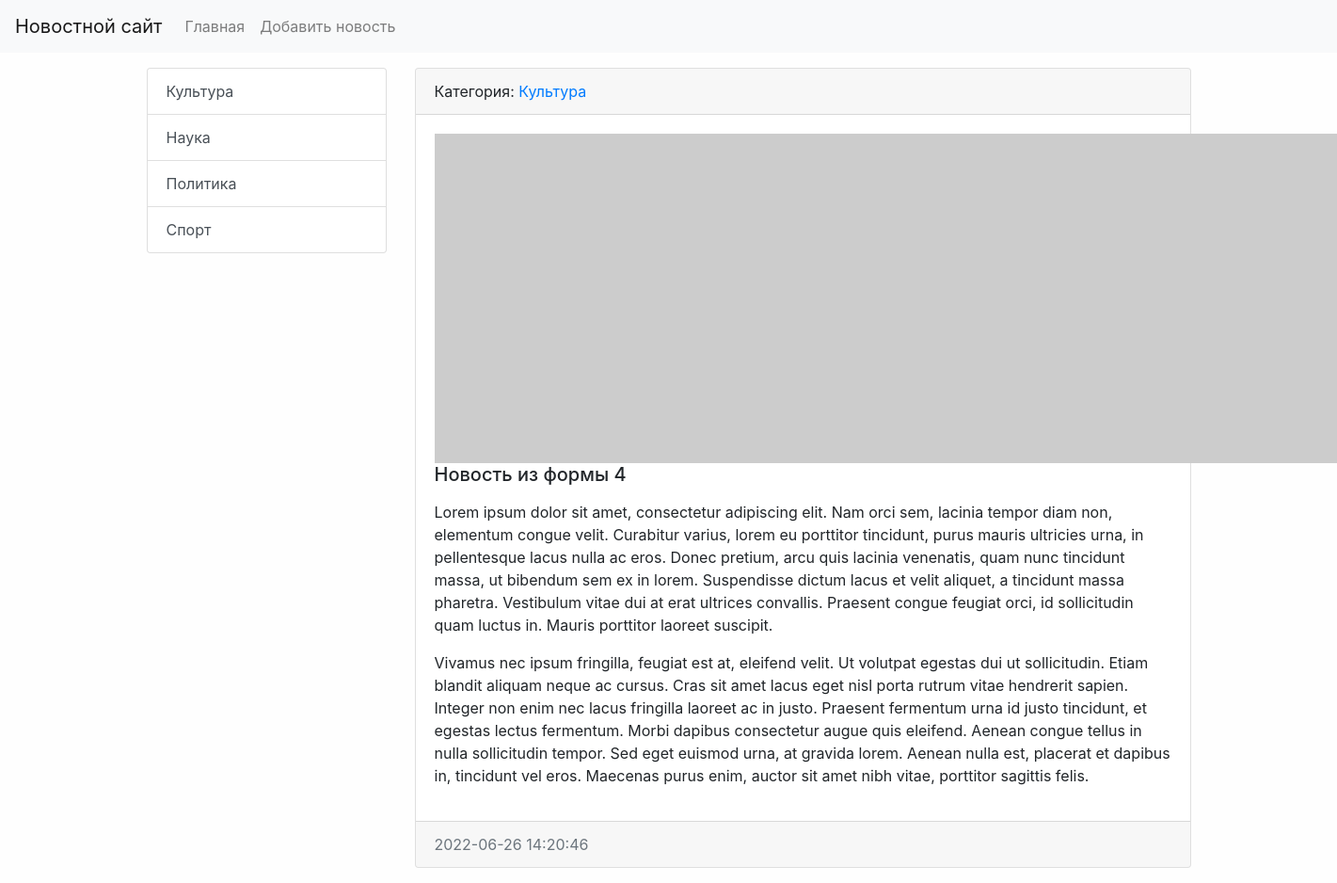
Screenshot of /news/10/ with the database file from the repository.
### news/models.py (models this page shows, shortened)
class Category(models.Model):
    title = models.CharField(max_length=150, db_index=True, verbose_name='Наименование категории')
    def get_absolute_url(self):
        return reverse('category', kwargs={"category_id": self.pk})
    class Meta:
        verbose_name = 'Категория'
        verbose_name_plural = 'Категрии'
        ordering = ['title']

class News(models.Model):
    title = models.CharField(max_length=150, verbose_name='Наименование')
    content = models.TextField(blank=True, verbose_name='Контент')
    created_at = models.DateTimeField(auto_now_add=True, verbose_name='Дата публикации')
    updated_at = models.DateTimeField(auto_now=True, verbose_name='Обнавлено')
    photo = models.ImageField(upload_to='photos/%Y/%m/%d/', verbose_name='Фото', blank=True)
    is_published = models.BooleanField(default=True, verbose_name='Опубликовано')
    category = models.ForeignKey('Category', on_delete=models.PROTECT,
                                 verbose_name='Категория')
    class Meta:
        verbose_name = 'Новость'
        verbose_name_plural = 'Новости'
        ordering = ['-created_at', 'title']

### news/views.py (the view)
# urls.py: path('news/<int:pk>/', ViewNews.as_view(), name='view_news'),
class ViewNews(DetailView):
    model = News
    context_object_name = 'news_item'

### news/templatetags/news_tags.py (called while the page is built)
@register.simple_tag(name='get_list_categories')
def get_categories():
    return Category.objects.all()

@register.inclusion_tag('news/list_categories.html')
def show_categories():
    categories = get_categories()
    return {'categories': categories}

### news/templates/news/news_detail.html (shortened to what this page needs)
{% extends "base.html" %}
{% block sidebar %}
{% include 'inc/_sidebar.html' %}
{% endblock%}
{% block content %}
<div class="card mb-3">
    <div class="card-header">
        Категория: <a href="{{ news_item.category.get_absolute_url }}"> {{ news_item.category.title }} </a>
    </div>
    <div class="card-body">
        {% if news_item.photo %}
        <img src="{{ news_item.photo.url }}" , alt="" , width="350" , class="float-left mr-3">
        {% else %}
        <img src="https://picsum.photos/id/1060/350/462/?blur=2" , alt="" , class="float-left mr-3">
        {% endif %}
        <h5 class="card-title">{{ news_item.title }}</h5>
        <p class="card-text"> {{ news_item.content|safe|linebreaks }} </p>
    </div>
    <div class="card-footer text-muted">
        {{ news_item.created_at|date:"Y-m-d H:i:s" }}
    </div>
</div>
{% endblock%}

### news/templates/news/list_categories.html
<div class="list-group">
    {% for item in categories %}
    <a href="{{ item.get_absolute_url }}" class="list-group-item list-group-item-action">{{ item.title }}</a>
    {% endfor %}
</div>

### mysite/static/css/style.css (style rules this page uses)
body { background-color: #fefefe; }

### rows the page displays
Category: title "Культура"
Category: title "Наука"
Category: title "Политика"
Category: title "Спорт"
News: category "Культура", title "Новость из формы 4", content "Lorem ipsum dolor sit amet, consectetur adipiscing elit. Nam orci sem, lacinia tempor diam non, elementum congue velit. Curabitur varius, lorem eu porttitor tincidunt, purus mauris ultricies urna, in pellentesque lacus nulla ac eros. Donec pretium, arcu quis lacinia venenatis, quam nunc tincidunt massa, ut bibendum sem ex in lorem. Suspendisse dictum lacus et velit aliquet, a tincidunt massa pharetra. Vestibulum vitae dui at erat ultrices convallis. Praesent congue feugiat orci, id sollicitudin quam luctus in. Mauris porttitor laoreet suscipit. Vivamus nec ipsum fringilla, feugiat est at, eleifend velit. Ut volutpat egestas dui ut sollicitudin. Etiam blandit aliquam neque ac cursus. Cras…", created_at "2022-06-26 14:20:46"
